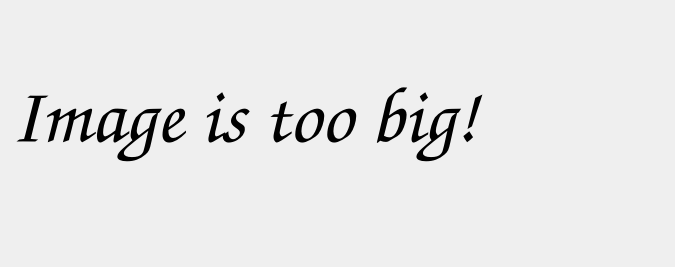
<?xml version="1.0" encoding="UTF-8"?>
<ui version="4.0">
 <class>Dialog</class>
 <widget class="QDialog" name="Dialog">
  <property name="geometry">
   <rect>
    <x>0</x>
    <y>0</y>
    <width>675</width>
    <height>267</height>
   </rect>
  </property>
  <property name="windowTitle">
   <string>Error!</string>
  </property>
  <widget class="QLabel" name="ImageSizeError">
   <property name="geometry">
    <rect>
     <x>10</x>
     <y>60</y>
     <width>655</width>
     <height>111</height>
    </rect>
   </property>
   <property name="font">
    <font>
     <family>Comic Sans MS</family>
     <pointsize>60</pointsize>
     <weight>75</weight>
     <bold>true</bold>
    </font>
   </property>
   <property name="text">
    <string>Image is too big!</string>
   </property>
  </widget>
 </widget>
 <resources/>
 <connections/>
</ui>
